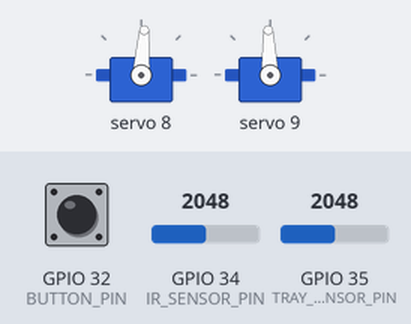
The sketch below on a simulated ESP32. Parts: 2 × servo. The test bench sets the inputs (shaded band); at power-on: GPIO 35 (TRAY_IR_SENSOR_PIN) = 2048, GPIO 34 (IR_SENSOR_PIN) = 2048, GPIO 32 (BUTTON_PIN) HIGH. What the sketch prints to the serial monitor is not drawn.

Above: at 2.18 s.
3.3 s: GPIO 35 (TRAY_IR_SENSOR_PIN) set to 491
14.0 s: GPIO 34 (IR_SENSOR_PIN) set to 1894
19.9 s: GPIO 34 (IR_SENSOR_PIN) set to 1834
At 20.06 s:
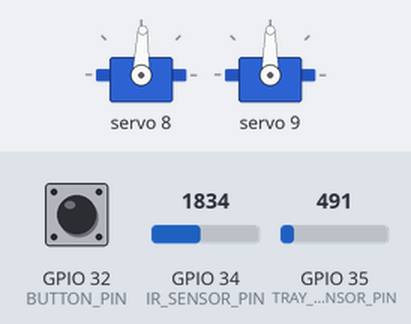
26.6 s: GPIO 32 (BUTTON_PIN) pulled LOW for 3 s
At 29.2 s:
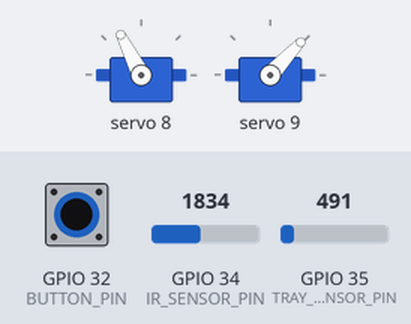
32.5 s: GPIO 32 (BUTTON_PIN) pulled LOW for 3 s
At 33.4 s:
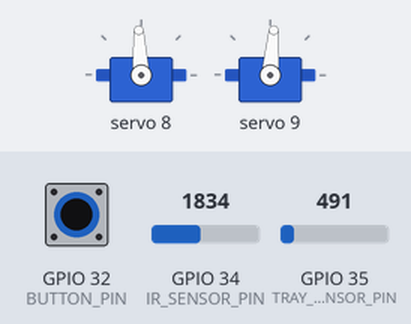
Timing chart, 0 to 35.5 s (numbered marks = the images above; inputs shaded):
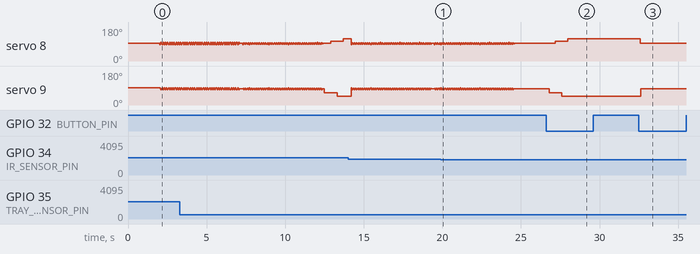

Measured:
- after the input at 19.9 s, servo 8: goes on until 24.6 s, then stays 93°; servo 9: goes on until 24.6 s, then stays 85°
- after the input at 26.6 s, servo 8: 93° → 104° after 0.59 s, → 117° 0.80 s later; servo 9: 85° → 66° after 0.18 s, → 47° 0.80 s later
- after the input at 32.5 s, servo 8: 117° → 93° after 0.10 s; servo 9: 47° → 85° after 0.11 s

The sketch:

sketch_May25-updated_vibration_updated.ino
```cpp
#include <Wire.h>
#include <Adafruit_PWMServoDriver.h>

// PCA9685 setup
Adafruit_PWMServoDriver pwm = Adafruit_PWMServoDriver(0x40);  // Default address

#define SERVO_CHANNEL_LEFT 8       // right Servo connected to channel 8 on PCA9685
#define SERVO_CHANNEL_RIGHT 9      // left Servo connected to channel 9 on PCA9685

#define SERVO_RIGHT_CENTER 1430
#define SERVO_LEFT_CENTER 1500

// #define SERVO_OFFSET 300

// #define SERVO_LEFT_POS  (SERVO_LEFT_CENTER + SERVO_OFFSET)   // e.g., 1800
// #define SERVO_RIGHT_POS (SERVO_RIGHT_CENTER - SERVO_OFFSET)  // e.g., 1200

#define BUTTON_PIN 32

// IR sensor and tray sensor
#define IR_SENSOR_PIN 34
#define TRAY_IR_SENSOR_PIN 35

#define SERVO_RIGHT_TARGET 1030
#define SERVO_LEFT_TARGET 1750

#define STEP_DELAY 400
#define STEP_SIZE 170

#define OFFSET 60               // Vibration range (microseconds)
#define STEP_DELAY_VIBE 15      // Delay between steps (ms)
#define STEP_SIZE_VIBE 35       // Smoothness (smaller = smoother)
#define VIBRATION_DURATION 5000  // Vibration duration in ms

#define WAIT_TIME_AFTER_FALL 10000

int currentLeft = SERVO_LEFT_CENTER;
int currentRight = SERVO_RIGHT_CENTER;
unsigned long startTime = 0;

bool isRight = false;
bool isFallen = false;
bool isPhoneWas = false;
bool prevButtonState = HIGH;

// VIBRATION FUNCTION
void vibrateSmoothly(int duration_ms) {
  unsigned long start_time = millis();
  while (millis() - start_time < duration_ms) {
    for (int offset = -OFFSET; offset <= OFFSET; offset += STEP_SIZE_VIBE) {
      moveServoMicroseconds(SERVO_CHANNEL_LEFT,  SERVO_LEFT_CENTER + offset);
      moveServoMicroseconds(SERVO_CHANNEL_RIGHT, SERVO_RIGHT_CENTER - offset);
      delay(STEP_DELAY_VIBE);
    }
    for (int offset = OFFSET; offset >= -OFFSET; offset -= STEP_SIZE_VIBE) {
      moveServoMicroseconds(SERVO_CHANNEL_LEFT,  SERVO_LEFT_CENTER + offset);
      moveServoMicroseconds(SERVO_CHANNEL_RIGHT, SERVO_RIGHT_CENTER - offset);
      delay(STEP_DELAY_VIBE);
    }
  }
  moveServoMicroseconds(SERVO_CHANNEL_LEFT, SERVO_LEFT_CENTER);
  moveServoMicroseconds(SERVO_CHANNEL_RIGHT, SERVO_RIGHT_CENTER);
}


////LAST WORKING
void moveServoSmoothly() {
  int currentLeft = SERVO_LEFT_CENTER;
  int currentRight = SERVO_RIGHT_CENTER;
  int stepSizeRight = abs(SERVO_RIGHT_CENTER-SERVO_RIGHT_TARGET) / 2;
  int stepSizeLeft = abs(SERVO_LEFT_CENTER-SERVO_LEFT_TARGET) / 2;

  while (currentLeft != SERVO_LEFT_TARGET || currentRight != SERVO_RIGHT_TARGET) {

    // ---- Right Servo Step ----
    if (currentRight != SERVO_RIGHT_TARGET) {
      if (currentRight < SERVO_RIGHT_TARGET) {
        currentRight += stepSizeRight;
        if (currentRight > SERVO_RIGHT_TARGET) currentRight = SERVO_RIGHT_TARGET;
      } else {
        currentRight -= stepSizeRight;
        if (currentRight < SERVO_RIGHT_TARGET) currentRight = SERVO_RIGHT_TARGET;
      }
      moveServoMicroseconds(SERVO_CHANNEL_RIGHT, currentRight);
      delay(STEP_DELAY);
    }

    // ---- Left Servo Step ----
    if (currentLeft != SERVO_LEFT_TARGET) {
      if (currentLeft < SERVO_LEFT_TARGET) {
        currentLeft += stepSizeLeft;
        if (currentLeft > SERVO_LEFT_TARGET) currentLeft = SERVO_LEFT_TARGET;
      } else {
        currentLeft -= stepSizeLeft;
        if (currentLeft < SERVO_LEFT_TARGET) currentLeft = SERVO_LEFT_TARGET;
      }
      moveServoMicroseconds(SERVO_CHANNEL_LEFT, currentLeft);
      delay(STEP_DELAY);
    }
  }

  // Final correction to ensure both reach exact target
  moveServoMicroseconds(SERVO_CHANNEL_LEFT, SERVO_LEFT_TARGET);
  moveServoMicroseconds(SERVO_CHANNEL_RIGHT, SERVO_RIGHT_TARGET);
}

// MOVEMENT FUNCTION
//void moveServoSmoothly() {
//  int currentLeft = SERVO_LEFT_CENTER;
//  int currentRight = SERVO_RIGHT_CENTER;
//  while (currentLeft != SERVO_LEFT_TARGET || currentRight != SERVO_RIGHT_TARGET) {
//    // Move left servo toward target
//    if (currentLeft < SERVO_LEFT_TARGET) {
//      currentLeft += STEP_SIZE;
//      if (currentLeft > SERVO_LEFT_TARGET) currentLeft = SERVO_LEFT_TARGET;
//    } else if (currentLeft > SERVO_LEFT_TARGET) {
//      currentLeft -= STEP_SIZE;
//      if (currentLeft < SERVO_LEFT_TARGET) currentLeft = SERVO_LEFT_TARGET;
//    }
//
//    // Move right servo toward target
//    if (currentRight < SERVO_RIGHT_TARGET) {
//      currentRight += STEP_SIZE;
//      if (currentRight > SERVO_RIGHT_TARGET) currentRight = SERVO_RIGHT_TARGET;
//    } else if (currentRight > SERVO_RIGHT_TARGET) {
//      currentRight -= STEP_SIZE;
//      if (currentRight < SERVO_RIGHT_TARGET) currentRight = SERVO_RIGHT_TARGET;
//    }
//
//    // Apply servo movement
//    moveServoMicroseconds(SERVO_CHANNEL_LEFT, currentLeft);
//    moveServoMicroseconds(SERVO_CHANNEL_RIGHT, currentRight);
//    delay(STEP_DELAY);
//
//    // Reverse direction slightly for soft effect
//    if (currentLeft < SERVO_LEFT_TARGET) {
//      currentLeft -= STEP_SIZE - 100;
//      if (currentLeft > SERVO_LEFT_TARGET) currentLeft = SERVO_LEFT_TARGET;
//    } else if (currentLeft > SERVO_LEFT_TARGET) {
//      currentLeft += STEP_SIZE - 100;
//      if (currentLeft < SERVO_LEFT_TARGET) currentLeft = SERVO_LEFT_TARGET;
//    }
//
//    if (currentRight < SERVO_RIGHT_TARGET) {
//      currentRight -= STEP_SIZE - 100;
//      if (currentRight > SERVO_RIGHT_TARGET) currentRight = SERVO_RIGHT_TARGET;
//    } else if (currentRight > SERVO_RIGHT_TARGET) {
//      currentRight += STEP_SIZE - 100;
//      if (currentRight < SERVO_RIGHT_TARGET) currentRight = SERVO_RIGHT_TARGET;
//    }
//
//    moveServoMicroseconds(SERVO_CHANNEL_LEFT, currentLeft);
//    moveServoMicroseconds(SERVO_CHANNEL_RIGHT, currentRight);
//    delay(STEP_DELAY);
//  }
//}

void setup() {
  Serial.begin(115200);
  delay(2000);
  Serial.println("Setup starting...");

  pinMode(BUTTON_PIN, INPUT_PULLUP);
  pinMode(IR_SENSOR_PIN, INPUT);
  pinMode(TRAY_IR_SENSOR_PIN, INPUT);

  Wire.begin(21, 22);
  pwm.begin();
  pwm.setPWMFreq(50);
  delay(10);

  moveServoMicroseconds(SERVO_CHANNEL_LEFT, SERVO_LEFT_CENTER);
  moveServoMicroseconds(SERVO_CHANNEL_RIGHT, SERVO_RIGHT_CENTER);
  Serial.println("Servo initialized at center.");
}

void loop() {
  // ---- Joystick Button Logic ----
  int buttonState = digitalRead(BUTTON_PIN);
  int traySensorValue = analogRead(TRAY_IR_SENSOR_PIN);
  float trayVoltage = traySensorValue * (3.3 / 4095.0);
  if (prevButtonState == HIGH && buttonState == LOW) {
    isRight = !isRight;
    if (isRight) {
      moveServoSmoothly();
      Serial.println("Servo moved RIGHT");
    } else {
      moveServoMicroseconds(SERVO_CHANNEL_LEFT, SERVO_LEFT_CENTER);
      moveServoMicroseconds(SERVO_CHANNEL_RIGHT, SERVO_RIGHT_CENTER);
      Serial.println("Servo moved CENTER");
    }
    delay(200);
  }
  prevButtonState = buttonState;

  // ---- IR Sensor & Vibration Motor Logic ----
  int sensorValue = analogRead(IR_SENSOR_PIN);
  float voltage = sensorValue * (3.3 / 4095.0);  // Convert to volts

  Serial.print("TRAY IR Sensor Voltage: ");
  Serial.print(trayVoltage);
  Serial.print(" V - ");

  if (voltage > 1.5) {
    Serial.println("Hand detected → Vibrating with servos...");
    vibrateSmoothly(VIBRATION_DURATION);
  } else {
    Serial.println("No hand detected.");
  }

  delay(100); // Smooth reading

  // !isRight means that the robot is up
  if (trayVoltage > 1 && !isRight) {
    Serial.println("detected phone on tray");
    isPhoneWas = true;
  }

  if (isPhoneWas && !isRight && trayVoltage < 0.5) {
    Serial.println("phone is off");
    isRight = !isRight;
    moveServoSmoothly();
    startTime = millis();
    isFallen = true;
    isPhoneWas = false;
  }

  if (isFallen && millis() - startTime > WAIT_TIME_AFTER_FALL) {
    isRight = !isRight;
    moveServoMicroseconds(SERVO_CHANNEL_LEFT, SERVO_LEFT_CENTER);
    moveServoMicroseconds(SERVO_CHANNEL_RIGHT, SERVO_RIGHT_CENTER);
    isFallen = false;
  }

  delay(100);
}

// Convert microseconds to PWM signal for PCA9685
void moveServoMicroseconds(uint8_t channel, int pulse_us) {
  int pwm_val = (pulse_us * 4096) / 20000;
  pwm.setPWM(channel, 0, pwm_val);

  Serial.print("Servo Channel ");
  Serial.print(channel);
  Serial.print(" → ");
  Serial.print(pulse_us);
  Serial.print("us → PWM: ");
  Serial.println(pwm_val);
}
```
